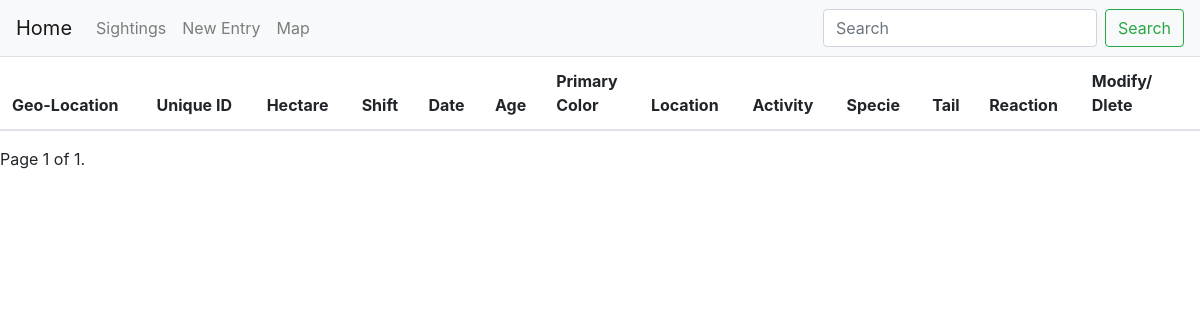
Before: /data/ with the older database file.
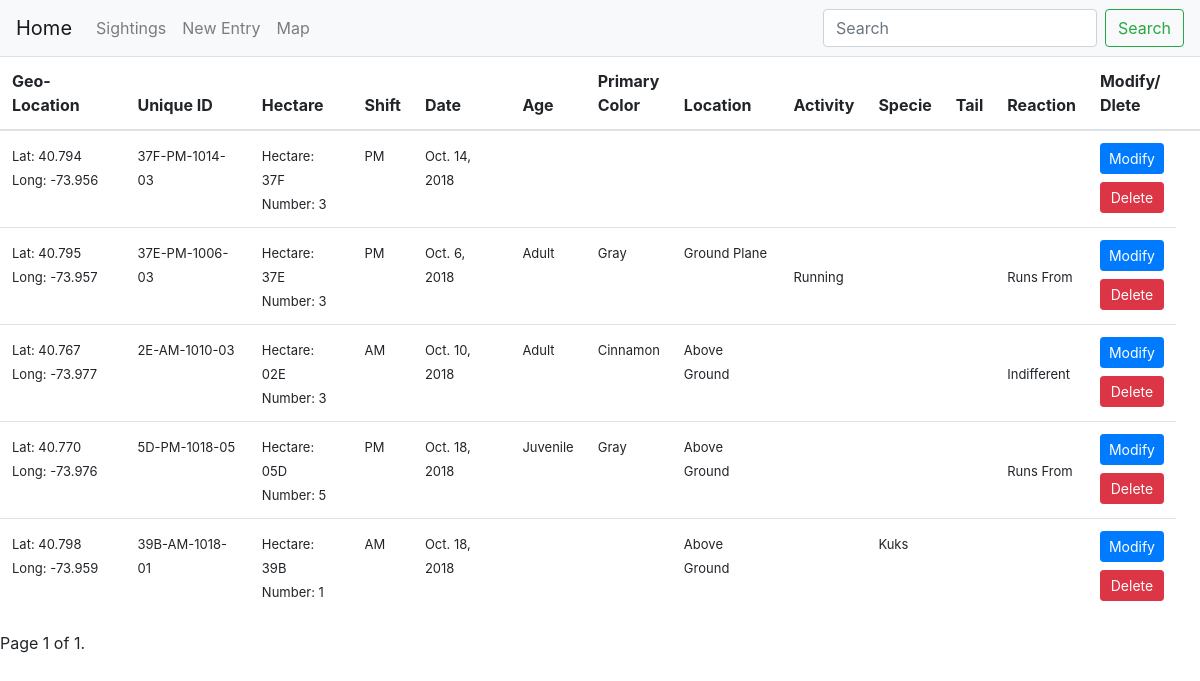
After: the same page with the newer database file.
### sightings/models.py (models this page shows)
class new_sighting (models.Model):
    Latitude = models.DecimalField(max_digits=5, decimal_places=3,blank=True,null=True)
    Longitude = models.DecimalField(max_digits=5, decimal_places=3,blank=True,null=True)
    Unique_Squirrel_ID = models.CharField(max_length=50,blank=True,null=True)
    Hectare=models.CharField(max_length=3,blank=True,null=True)
    PM='PM'
    AM='AM'
    shift_choices=[(PM,'PM'),(AM,'AM')]
    Shift=models.CharField(max_length=2,choices=shift_choices,blank=True,null=True)
    Date= models.DateField(blank=True,null=True)
    Hectare_Squirrel_Number=models.IntegerField(blank=True,null=True)
    adult='Adult'
    juvenile='Juvenile'
    age_choices=[(adult,'Adult'),(juvenile,'Juvenile')]
    Age=models.CharField(max_length=20,choices=age_choices,blank=True,null=True)
    grey='Grey'
    cinnamon='Cinnamon'
    black='Black'
    color_choices=[(grey,'Grey'), (cinnamon,'Cinnamon'), (black,'Black')]
    Primary_Fur_Color=models.CharField(max_length=20,choices=color_choices,blank=True,null=True)
    Ground_Plane='Ground Plane'
    Above_Ground='Above_Ground'
    location_choices=[(Ground_Plane,'Ground Plane'),(Above_Ground,'Above_Ground')]
    Location=models.CharField(max_length=20,choices=location_choices,blank=True,null=True)
    Specific_Location= models.CharField(max_length=50,blank=True,null=True)
    Running = models.BooleanField(blank=True,null=True)
    Chasing=models.BooleanField(blank=True,null=True)
    Climbing=models.BooleanField(blank=True,null=True)
    Eating=models.BooleanField(blank=True,null=True)
    Foraging=models.BooleanField(blank=True,null=True)
    Other_Activities=models.CharField(max_length=50,blank=True,null=True)
    Kuks=models.BooleanField(blank=True,null=True)
    Quaas=models.BooleanField(blank=True,null=True)
    Moans=models.BooleanField(blank=True,null=True)
    Tail_flags=models.BooleanField(blank=True,null=True)
    Tail_twitches=models.BooleanField(blank=True,null=True)
    Approaches=models.BooleanField(blank=True,null=True)
    Indifferent=models.BooleanField(blank=True,null=True)
    Runs_from=models.BooleanField(blank=True,null=True)

### sightings/views.py (the view)
# urls.py: path('data/',DataList, name='data'),
def DataList(request):
    squirrel_list = new_sighting.objects.all()
    paginator = Paginator(squirrel_list, 25) # Show 25 contacts per page
    page = request.GET.get('page')
    squirrels = paginator.get_page(page)
    return render(request, 'data.html', {'squirrels': squirrels})

### templates/data.html (shortened to what this page needs)
{% extends "base.html" %}
{% block content %}
<table class="table"
        data-toggle="table">
        <thead>
          <tr>
            <th scope="col">Geo-Location</th>
            <th scope="col">Unique ID</th>
            <th scope="col">Hectare</th>
            <th scope="col">Shift</th>
            <th scope="col">Date</th>
            <th scope="col">Age</th>
            <th scope="col">Primary<br>Color</th>
            <th scope="col">Location</th>
            <th scope="col">Activity</th>
            <th scope="col">Specie</th>
            <th scope="col">Tail</th>
            <th scope="col">Reaction</th>
            <th scope="col">Modify/<br>Dlete</th><th
         </tr>
        </thead>
        <tbody>
        {% for squirrel in squirrels %}
        <tr>
            <td><font size=2>Lat: {{squirrel.Latitude}}<br>Long: {{squirrel.Longitude}}</font></td>
            <td><font size=2>{{squirrel.Unique_Squirrel_ID}}</font></td>
            <td><font size=2>
                    Hectare: {{squirrel.Hectare}} <br>
                    Number: {{squirrel.Hectare_Squirrel_Number}}
            </font></td>
            <td><font size=2>{{squirrel.Shift}}</font></td>
            <td><font size=2>{{squirrel.Date}}</font></td>
            <td><font size=2>{{squirrel.Age}}</font></td>
            <td style= "width: fit-content;"><font size=2>{{squirrel.Primary_Fur_Color}}</font></td>
            <td><font size=2>
                    {{squirrel.Location}} <br>
            </font></td>
            <td><font size=2>
                {% if squirrel.Running %}
                        <br>Running
                {%endif%}
            </font>
            </td>
            <td><font size=2>
                    {% if squirrel.Kuks %}
                        Kuks
                    {%endif%}
            </font>
            </td>
            <td>
            </td>
            <td><font size=2>
                {% if squirrel.Indifferent%}
                        <br>Indifferent
                {%endif%}
                {% if squirrel.Runs_from%}
                        <br>Runs From
                {%endif%}
            </font>
            </td>
            <td>
                 <button type="button" class="btn btn-primary btn-sm btn-block" onclick="window.location.href='update'">Modify</button>
                 <button type="button" class="btn btn-danger btn-sm btn-block">Delete</button>
            </td>
        </tr>
        {% endfor %}
</table>
 <div class="pagination">
        <span class="step-links">
            <span class="current">
                Page {{ squirrels.number }} of {{ squirrels.paginator.num_pages }}.
            </span>
        </span>
    </div>
{% endblock content %}

Changed rows visible on the page:
added new_sighting: Latitude "40.794", Longitude "-73.956", Unique_Squirrel_ID "37F-PM-1014-03", Hectare "37F", Hectare_Squirrel_Number "3", Shift "PM", Date "Oct. 14, 2018"
added new_sighting: Latitude "40.795", Longitude "-73.957", Unique_Squirrel_ID "37E-PM-1006-03", Hectare "37E", Hectare_Squirrel_Number "3", Shift "PM", Date "Oct. 6, 2018", Age "Adult", Primary_Fur_Color "Gray", Location "Ground Plane", Running "Running", Runs_from "Runs From"
added new_sighting: Latitude "40.767", Longitude "-73.977", Unique_Squirrel_ID "2E-AM-1010-03", Hectare "02E", Hectare_Squirrel_Number "3", Shift "AM", Date "Oct. 10, 2018", Age "Adult", Primary_Fur_Color "Cinnamon", Location "Above Ground", Indifferent "Indifferent"
added new_sighting: Latitude "40.770", Longitude "-73.976", Unique_Squirrel_ID "5D-PM-1018-05", Hectare "05D", Hectare_Squirrel_Number "5", Shift "PM", Date "Oct. 18, 2018", Age "Juvenile", Primary_Fur_Color "Gray", Location "Above Ground", Runs_from "Runs From"
added new_sighting: Latitude "40.798", Longitude "-73.959", Unique_Squirrel_ID "39B-AM-1018-01", Hectare "39B", Hectare_Squirrel_Number "1", Shift "AM", Date "Oct. 18, 2018", Location "Above Ground", Kuks "Kuks"
